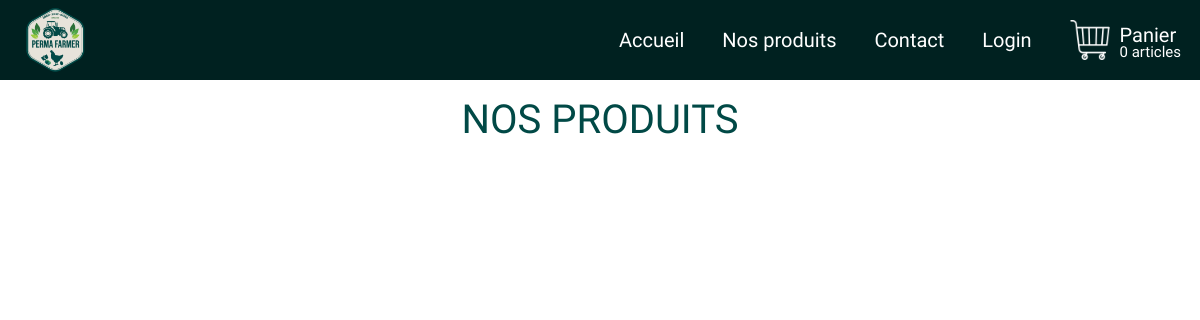
The app's page /nos-produits.php, older data.
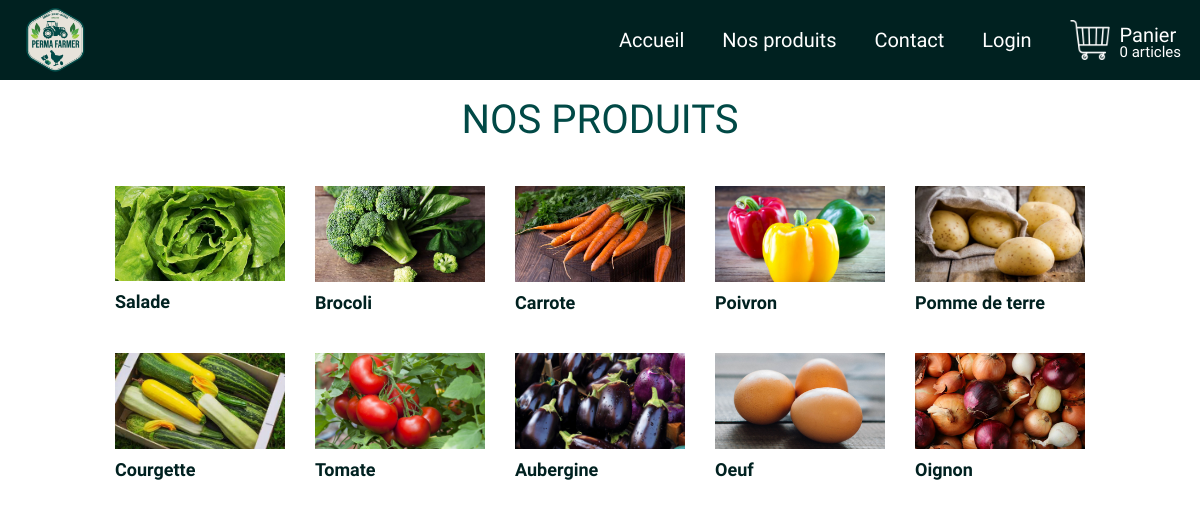
The same page, newer data.
### tables this page shows
CREATE TABLE `product` (
  `product_id` int(11) NOT NULL,
  `product_price` float NOT NULL,
  `product_stock` int(11) NOT NULL,
  `product_image` varchar(255) NOT NULL,
  `product_description` text NOT NULL,
  `product_label` varchar(100) NOT NULL
);

### php/Autoloader.php (called while the page is built, shortened)
<?php
class Autoloader
{
    protected static $fileExt = '.php';
    public static function loader($className)
    {
        $filename = $className . static::$fileExt;
    }
    public static function setFileExt($fileExt)
    {
        static::$fileExt = $fileExt;
    }
}

### php/dao/DbConnector.php (called while the page is built, shortened)
<?php
class DbConnector
{
    private $socket;
    private $host;
    private $userName;
    private $password;
    private $dbName;
    private $port;
    public function __construct()
    {
        $this->socket = "/Applications/MAMP/tmp/mysql/mysql.sock";
        $this->host = "localhost";
        $this->userName = "root";
        $this->password = "root";
        $this->dbName = "Perma_farmer";
        $this->port = "3306";
    }
    public function getConnector()
    {
        $baseStr = "mysql:dbname=%s;port=%s;charset=utf8";
        if ($this->socket != null) {
            $baseStr .= ";unix_socket=" . $this->socket;
        } elseif ($this->host != null) {
            $baseStr .= ";host=" . $this->host;
        }
        $connectStr = sprintf($baseStr, $this->dbName, $this->port);
        try {
            $db = new PDO($connectStr, $this->userName, $this->password);
            $db->setAttribute(PDO::ATTR_ERRMODE, PDO::ERRMODE_EXCEPTION);
            $db->setAttribute(PDO::ATTR_EMULATE_PREPARES, false);
            return $db;
        } catch (PDOException $error) {
            echo "An error occurred during the db connection.\n" . $error->getMessage();
            return null;
        }
    }
}

### php/dao/AbstractDao.php (called while the page is built, shortened)
<?php
require_once "DbConnector.php";
abstract class AbstractDao
{
    public function __construct($test = false)
    {
        $connector = new DbConnector();
        if ($test) {
            $this->db = $connector->getTestConnector();
        } else {
            $this->db = $connector->getConnector();
        }
    }
}

### php/dao/ProductDao.php (called while the page is built, shortened)
<?php
require_once "AbstractDao.php";
class ProductDao extends AbstractDao
{
    public function queryAllAvailable() {
        try {
            $products = [];
            $statement = sprintf("SELECT * FROM `%s` WHERE %s > 0",
                ProductSchema::TABLE,
                ProductSchema::STOCK);
            $req = $this->db->query($statement);
            $data = $req->fetchAll(PDO::FETCH_ASSOC);
            foreach ($data as $key) {
                $products[] = new Product($key);
            }
        } catch (PDOException $e) {
            echo $e;
            return null;
        }
        return $products;
    }
}

### php/entities/AbstractEntity.php (called while the page is built, shortened)
<?php
abstract class AbstractEntity
{
    public function hydrate(Array $data)
    {
        foreach ($data as $key => $value) {
            $field = explode("_", $key)[1];
            $method = "set" . ucfirst($field);
        }
    }
}

### php/entities/Product.php (called while the page is built, shortened)
<?php
require_once "AbstractEntity.php";
class Product extends AbstractEntity
{
    private $label;
    private $image;
    public function getLabel()
    {
        return $this->label;
    }
    public function setLabel($label)
    {
        $this->label = $label;
    }
    public function getImage()
    {
        return $this->image;
    }
    public function setImage($image)
    {
        $this->image = $image;
    }
}

### php/formatters/ProductFormatter.php (the view, shortened to what this page needs)
<?php
require_once dirname(__FILE__) . "/../Autoloader.php";
abstract class ProductFormatter
{
    public static function formatProductsList($products)
    {
        $str = '';
        $rowNb = 0;
        $firstRow = true;
        foreach ($products as $product) {
            if ($firstRow) {
                $str .= '<div class="col-md-2 offset-md-1">';
                $firstRow = false;
            } else {
                $str .= '<div class="col-md-2">';
            }
            $str .= '<a href="article.php">
	                    <div class="div-produit">
	                        <div class="div-img-produit">
	                            <div class="overlay-produit">
	                                <form method="GET" action="article.php">
	                                    <input type="hidden" name="id" value="' . $product->getId() . '">
	                                    <input type="submit" class="bouton-produit" value="Plus de détails">
                                    </form>
                                    <div class="div-ajout-produit">
                                        <form method="POST" action="formManagement.php" class="form-ajout-panier">
	                                        <input type="hidden" name="addProductId" value="' . $product->getId() . '">
	                                        <input type="submit" src="assets/plus.png" class="ajout-panier-img" >
                                        </form>
                                        <img src="assets/plus.png" class="ajout-panier-img">
                                    </div>
                                 </div>
                                 <img src="' . $product->getImage() . '" />
                             </div>
                             <h3>' . $product->getLabel() . '</h3>
                         </div>
                      </a></div>';
            $rowNb++;
            if ($rowNb == 5) {
                $firstRow = true;
                $rowNb = 0;
            }
        }
        return $str;
    }
}

### nos-produits.php
<!DOCTYPE html>
<html lang="en">
<?php
        include("head.php");
    ?>
<body>
    <?php
        include("header.php");
    ?>
    <div class="container-fluid div-produits" style="padding-top: 80px;">
        <div>
            <h2 class="text-center pt-3 pb-4 title-h2">Nos produits</h2>
        </div>
        <div class="row">
            <?php
            $productDao = new ProductDao();
            $products = $productDao->queryAllAvailable();
            echo ProductFormatter::formatProductsList($products);
            ?>
        </div>
    </div>
</body>
</html>

### head.php (shortened to what this page needs)
<head>
    <link rel="stylesheet" href="https://stackpath.bootstrapcdn.com/bootstrap/4.3.1/css/bootstrap.min.css">
    <link href="css/stylesheet.css" rel="stylesheet" type="text/css">
    <?php
    require_once dirname(__FILE__) . "/php/Autoloader.php";
    ?>
</head>

### header.php (shortened to what this page needs)
<nav>
        <div class="nav-part-1">
            <a href="index.php">
                <img src="logo.png" class="nav-logo">
            </a>
        </div>
        <div class="nav-part-2">
            <a href="index.php">Accueil</a>
            <a href="nos-produits.php">Nos produits</a>
            <a href="contact.php">Contact</a>
            <?php
                if (isset($_SESSION["id"]) && isset($_SESSION["token"])) {
                    echo "<a href=\"logout.php\">Logout</a>";
                } else {
                    echo "<a href=\"login.php\">Login</a>";
                }
            ?>
            <a href="panier.php">
                <div class="d-flex align-items-center">
                    <div>
                        <img src="assets/panier.png" class="img-panier">
                    </div>
                    <div class="panier-text">
                        <p>Panier</p>
                        <small><?php
                            if ($_SESSION["cart"] != null && $_SESSION["cart"]->getProducts() != null) {
                                echo count($_SESSION["cart"]->getProducts());
                            } else {
                                echo '0';
                            }
                            ?> articles</small>
                    </div>
                </div>
            </a>
        </div>
    </nav>

### css/stylesheet.css (style rules this page uses)
html, body { height: 100%; font-family: 'Assistant', sans-serif; background-color: white; background-image: url("https://www.transparenttextures.com/patterns/retina-wood.png"); }
p { margin: 0; }
a, a:hover, a:active { text-decoration: none; }
nav { width: 100%; height: 80px; position: fixed; background-color: #002120; display: flex; z-index: 9999; }
.nav-part-1 { width: 50%; height: 80px; display: flex; justify-content: flex-start; align-items: center; padding-left: 20px; }
.nav-logo { height: 70px; }
.nav-part-2 { width: 50%; height: 80px; display: flex; justify-content: space-around; align-items: center; }
.nav-part-2 a { color: white; font-size: 20px !important; transition: 0.3s; }
.img-panier { width: 40px; transition: 0.3s; }
.panier-text { padding-left: 10px; }
.panier-text p { position: relative; top: 10px; }
.panier-text small { position: relative; top: -5px; font-size: 15px; }
h2 { text-transform: uppercase; color: #014946; font-size: 40px !important; }
.title-h2 { animation: anim-h2-title 1s 0.5s ease-in-out forwards; opacity: 0; }
.div-img-produit img { width: 100%; object-fit: contain; transition-duration: 0.5s; }
.div-produits { animation: anim-produits 1s ease-in-out forwards; opacity: 0; }
.div-produits a, .div-produits a:hover, .div-produits a:active { color: #002120; text-decoration: none; }
.div-produit { margin: 10px 0px 20px 0px; }
.div-produit h3 { margin: 0; padding: 10px 0px; font-family: 'Assistant'; font-weight: bold; font-size: 18px !important; }
.div-img-produit { position: relative; overflow: hidden; transition-duration: 0.5s; }
.overlay-produit { position: absolute; width: 100%; height: 0%; background-color: rgba(1, 73, 70, 0.8); transition-duration: 0.5s; }
.overlay-produit { padding: 0px 10px; display: flex; flex-direction: column; align-items: center; justify-content: space-around; }

Row changes from the older to the newer data that the page shows:
added product: product_image (picture), product_label "Salade"
added product: product_image (picture), product_label "Brocoli"
added product: product_image (picture), product_label "Carrote"
added product: product_image (picture), product_label "Poivron"
added product: product_image (picture), product_label "Pomme de terre"
added product: product_image (picture), product_label "Courgette"
added product: product_image (picture), product_label "Tomate"
added product: product_image (picture), product_label "Aubergine"
added product: product_image (picture), product_label "Oeuf"
added product: product_image (picture), product_label "Oignon"
